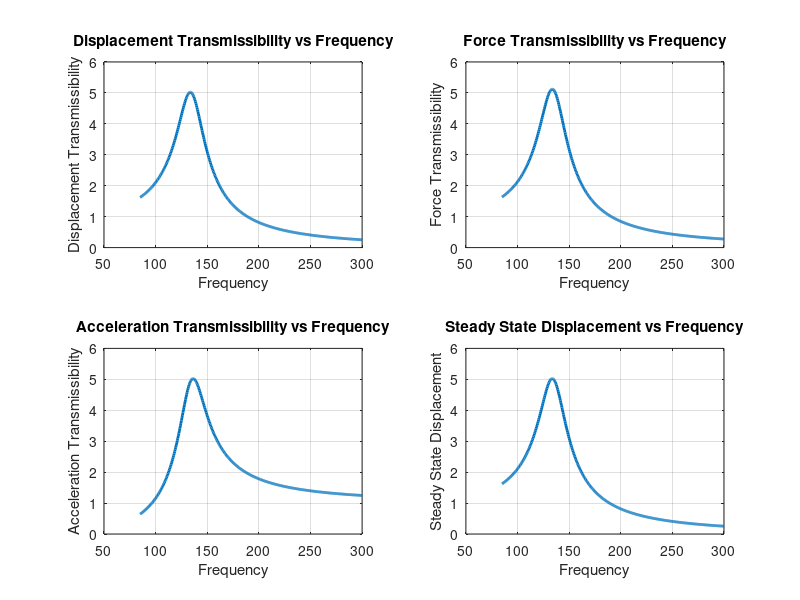

Write MATLAB code to recreate this figure.
clear; close all; clc

% Define system parameters
w_n = 135;        % Natural frequency (Hz or rad/s as appropriate)
m   = 1.51;       % Mass (kg)
zeta = 0.1;       % Damping ratio

% Stiffness calculation
k = m * w_n^2;

% Frequency range for analysis
w = 85:0.5:300;   % Testing frequencies

% Normalize frequency (r = ω/ωₙ)
r = w / w_n;

% Calculate displacement transmissibility (ratio)
T_x = 1 ./ sqrt((1 - r.^2).^2 + (2*zeta*r).^2);

% Calculate force transmissibility (if base excitation is applied)
T_f = sqrt((1 + (2*zeta*r).^2) ./ ((1 - r.^2).^2 + (2*zeta*r).^2));

% Calculate acceleration transmissibility
T_a = (r.^2) ./ sqrt((1 - r.^2).^2 + (2*zeta*r).^2);

% For steady state displacement plot:
% Assuming a unit base excitation amplitude A = 1.
A = 1;
x_p = A * T_x;  % Steady state response amplitude

% Plotting all four graphs in one figure with subplots
figure;

% 1. Displacement Transmissibility
subplot(2,2,1);
plot(w, T_x, 'LineWidth',2);
xlabel('Frequency');
ylabel('Displacement Transmissibility');
title('Displacement Transmissibility vs Frequency');
grid on;

% 2. Force Transmissibility
subplot(2,2,2);
plot(w, T_f, 'LineWidth',2);
xlabel('Frequency');
ylabel('Force Transmissibility');
title('Force Transmissibility vs Frequency');
grid on;

% 3. Acceleration Transmissibility
subplot(2,2,3);
plot(w, T_a, 'LineWidth',2);
xlabel('Frequency');
ylabel('Acceleration Transmissibility');
title('Acceleration Transmissibility vs Frequency');
grid on;

% 4. Steady State Displacement
subplot(2,2,4);
plot(w, x_p, 'LineWidth',2);
xlabel('Frequency');
ylabel('Steady State Displacement');
title('Steady State Displacement vs Frequency');
grid on;
